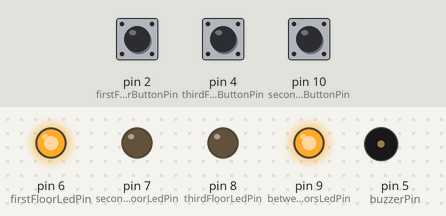
The sketch below on a simulated Arduino Uno, built with avr-gcc and run on an emulated ATmega328P. On the bench: output pins drawn as LEDs (lit = HIGH), buzzer (waves = sounding). Dashed ring = blinking. Inputs (shaded band) come from the test bench; at power-on: pin 4 (thirdFloorButtonPin) HIGH, pin 2 (firstFloorButtonPin) HIGH, pin 10 (secondFloorButtonPin) HIGH.

Above: at 1.2 s.
1.3 s: pin 4 (thirdFloorButtonPin) pulled LOW for 0.15 s
At 3.04 s:
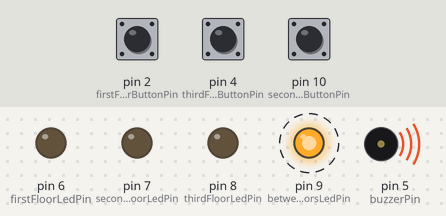
7.4 s: pin 2 (firstFloorButtonPin) pulled LOW for 3.2 s
At 10.04 s:
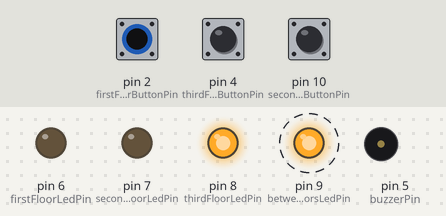
At 13.55 s:
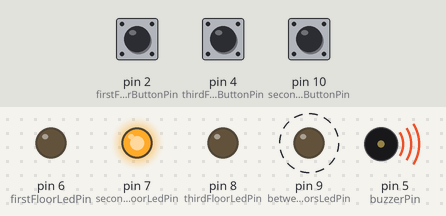
Timing chart, 0 to 19.8 s (numbered marks = the images above; inputs shaded):
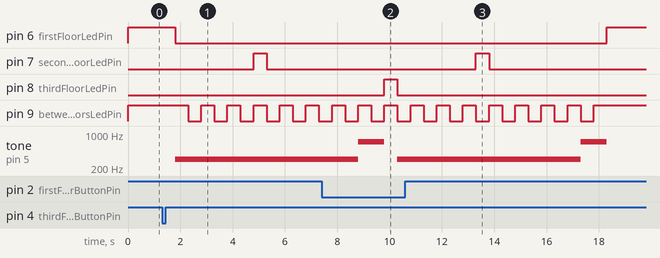

Measured:
- after the input at 1.3 s, pin 6 (firstFloorLedPin): HIGH → LOW after 0.50 s; pin 7 (secondFloorLedPin): LOW → HIGH after 3.5 s, → LOW 0.50 s later; pin 9 (betweenFloorsLedPin): alternates HIGH for 0.50 s and LOW for 0.50 s, starting after 1.0 s; tone on pin 5 (buzzerPin): silent → 300 Hz after 0.50 s
- after the input at 7.4 s, pin 6 (firstFloorLedPin): LOW → HIGH after 10.9 s; pin 7 (secondFloorLedPin): LOW → HIGH after 5.9 s, → LOW 0.50 s later

The sketch:

homework-2.ino
```cpp
const int firstFloorButtonPin = 2;
const int secondFloorButtonPin = 10;
const int thirdFloorButtonPin = 4;

const int buzzerPin = 5;
const int firstFloorLedPin = 6;
const int secondFloorLedPin = 7;
const int thirdFloorLedPin = 8;
const int betweenFloorsLedPin = 9;

unsigned int buzzerTone = 0;
unsigned int buzzerOnDuration = 1000;
unsigned int buzzerPeriodDuration = 0;
unsigned long buzzerLastPeriodStart = 0;

byte firstFloorButtonState = LOW;
byte secondFloorButtonState = LOW;
byte thirdFloorButtonState = LOW;

volatile int floorState = 1;
volatile int betweenFloors = 0;
volatile unsigned long elevatorStartTime = 0;
unsigned long lastFloorLedChange = 0;
unsigned long doorOpenStartTime = 0;

unsigned int debounceDelay = 100;
unsigned int debounce1Delay = 0;
unsigned int debounce2Delay = 0;
unsigned int debounce3Delay = 0;

unsigned int timeInterval = 3000;
unsigned int timeIntermediaryFloorLed = 500;
unsigned int timeToStartIntermediaryFloorLed = 3000;

unsigned long delayOnStart = 500;
unsigned long buttonPressTime = 0;
bool buttonPressed = false;

const unsigned int blinkInterval = 500;
int blinkingLedState = LOW;
bool doorOpenSoundPlayed = false;

bool toBlinkIntermediaryFloor = false;
bool reallyLightingUp = false;

int BAUD = 9600;

// states of the elevator
enum ElevatorState {
  IDLE,
  BETWEEN_FLOORS,
  ARRIVING,
  DOOR_OPENING,
  START_PROGRAM
};

ElevatorState elevatorState = START_PROGRAM;

void setup() {
  pinMode(firstFloorButtonPin, INPUT_PULLUP);
  pinMode(secondFloorButtonPin, INPUT_PULLUP);
  pinMode(thirdFloorButtonPin, INPUT_PULLUP);

  pinMode(firstFloorLedPin, OUTPUT);
  pinMode(secondFloorLedPin, OUTPUT);
  pinMode(thirdFloorLedPin, OUTPUT);
  pinMode(betweenFloorsLedPin, OUTPUT);

  pinMode(buzzerPin, OUTPUT);

  Serial.begin(BAUD);
}

void loop() {
  unsigned long currentTime = millis();

  switch (elevatorState) {
    case IDLE:
      firstFloorButtonState = digitalRead(firstFloorButtonPin);
      secondFloorButtonState = digitalRead(secondFloorButtonPin);
      thirdFloorButtonState = digitalRead(thirdFloorButtonPin);

      if (!betweenFloors) { // verifying if the elevator is not between the floors
        if (!firstFloorButtonState && floorState != 1 && currentTime - debounce1Delay > debounceDelay) { // verifying if the elevator's first floor button is pressed and if it isn't already at the first floor + debounceDelay
          if (floorState == 3) {
            timeInterval = 7000;
            toBlinkIntermediaryFloor = true; // it will turn on the 2nd floor LED intermediary
          } else timeInterval = 3000;
          floorState = 1;
          buttonPressTime = currentTime; // so that it can blink the elevator LED
          buttonPressed = true; // so we can make sure it won't be pressed multiple times during the motion of the elevator
        } else if (!secondFloorButtonState && floorState != 2 && currentTime - debounce2Delay > debounceDelay) {
          floorState = 2;
          buttonPressTime = currentTime;
          timeInterval = 3000;
          buttonPressed = true;
        } else if (!thirdFloorButtonState && floorState != 3 && currentTime - debounce3Delay > debounceDelay) {
          if (floorState == 1) {
            timeInterval = 7000;
            toBlinkIntermediaryFloor = true;
          } else timeInterval = 3000;
          floorState = 3;
          buttonPressTime = currentTime;
          buttonPressed = true;
        }
      }

      if (buttonPressed && (currentTime - buttonPressTime >= delayOnStart)) { // checking if we can put the elevator in motion
        buttonPressed = false;
        elevatorStartTime = currentTime;
        elevatorState = BETWEEN_FLOORS;
      }
      break;

    case BETWEEN_FLOORS: // the elevator is in motion between floors
      if (currentTime - elevatorStartTime >= timeInterval) { // checking if it's the right time to be arriving at the desired floor
        elevatorState = ARRIVING;
        doorOpenStartTime = currentTime;
        doorOpenSoundPlayed = false;
      }

      if (currentTime - lastFloorLedChange >= blinkInterval) { // blinking the LED and buzzer tone for elevator motion
        blinkingLedState = !blinkingLedState;
        lastFloorLedChange = currentTime;
        buzzerTone = 300;
        tone(buzzerPin, buzzerTone);
      }

      if (toBlinkIntermediaryFloor) { // if the 2nd floor LED should be lit up when moving from 1st to 3rd or 3rd to 1st floor
        if (currentTime - elevatorStartTime == timeToStartIntermediaryFloorLed) { // if it is the right time to turn on
          unsigned long startIntermediaryFloorLed = millis();
          digitalWrite(secondFloorLedPin, HIGH);
          reallyLightingUp = true;
        } else if (currentTime - elevatorStartTime > timeToStartIntermediaryFloorLed + timeIntermediaryFloorLed) { // else, we turn it off
          digitalWrite(secondFloorLedPin, LOW);
          toBlinkIntermediaryFloor = false;
          reallyLightingUp = false;
        }
      }

      digitalWrite(betweenFloorsLedPin, blinkingLedState);
      digitalWrite(firstFloorLedPin, LOW);
      digitalWrite(secondFloorLedPin, reallyLightingUp ? HIGH : LOW);
      digitalWrite(thirdFloorLedPin, LOW);
      break;

    case ARRIVING: // the elevator is arriving so it can play the sound and continue the LED blinking
      if (currentTime - lastFloorLedChange >= blinkInterval) {
        blinkingLedState = !blinkingLedState;
        lastFloorLedChange = currentTime;
      }

      if (!doorOpenSoundPlayed) {
        buzzerTone = 700;
        tone(buzzerPin, buzzerTone);
        doorOpenSoundPlayed = true;
      }

      if (currentTime - doorOpenStartTime >= buzzerOnDuration) {
        noTone(buzzerPin);
        doorOpenSoundPlayed = false;
        elevatorState = DOOR_OPENING;
      }

      digitalWrite(betweenFloorsLedPin, blinkingLedState);
      break;

    case DOOR_OPENING: // the elevator is opening its doors so it can play the sound for the door opening
      if (!doorOpenSoundPlayed) {
        buzzerTone = 500;
        tone(buzzerPin, buzzerTone);
        doorOpenSoundPlayed = true;
      }

      if (currentTime - doorOpenStartTime >= buzzerOnDuration) {
        noTone(buzzerPin);
        elevatorState = IDLE;
      }

      digitalWrite(firstFloorLedPin, floorState == 1 ? HIGH : LOW);
      digitalWrite(secondFloorLedPin, floorState == 2 ? HIGH : LOW);
      digitalWrite(thirdFloorLedPin, floorState == 3 ? HIGH : LOW);
      digitalWrite(betweenFloorsLedPin, HIGH);
      break;

    case START_PROGRAM: // the first state of the program (the 1st floor LED is lit up)
      digitalWrite(firstFloorLedPin, floorState == 1 ? HIGH : LOW);
      digitalWrite(secondFloorLedPin, floorState == 2 ? HIGH : LOW);
      digitalWrite(thirdFloorLedPin, floorState == 3 ? HIGH : LOW);
      digitalWrite(betweenFloorsLedPin, HIGH);
      elevatorState = IDLE;
      break;
  }
}
```
